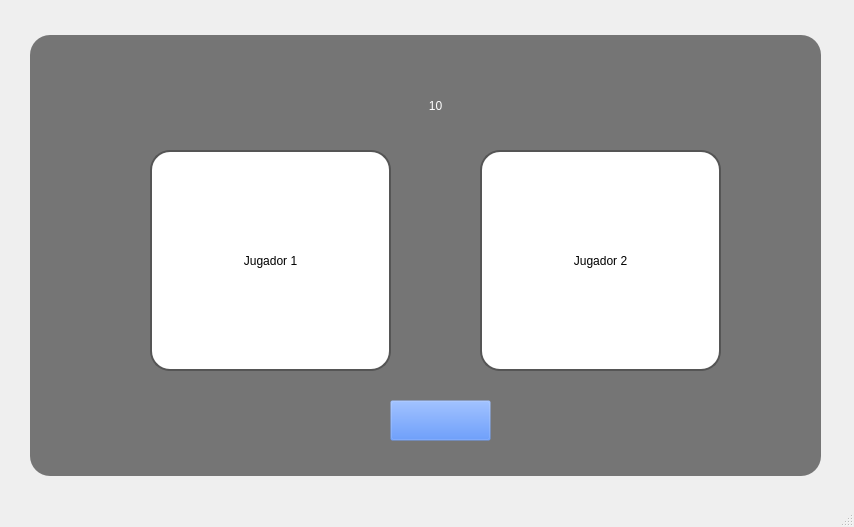
<?xml version="1.0" encoding="UTF-8"?>
<ui version="4.0">
 <class>MainWindow</class>
 <widget class="QMainWindow" name="MainWindow">
  <property name="geometry">
   <rect>
    <x>0</x>
    <y>0</y>
    <width>854</width>
    <height>527</height>
   </rect>
  </property>
  <property name="windowTitle">
   <string>MainWindow</string>
  </property>
  <widget class="QWidget" name="centralwidget">
   <widget class="QLabel" name="label">
    <property name="geometry">
     <rect>
      <x>0</x>
      <y>0</y>
      <width>851</width>
      <height>501</height>
     </rect>
    </property>
    <property name="text">
     <string/>
    </property>
    <property name="pixmap">
     <pixmap>sprites/background/index3.png</pixmap>
    </property>
    <property name="scaledContents">
     <bool>true</bool>
    </property>
   </widget>
   <widget class="QLabel" name="label_2">
    <property name="geometry">
     <rect>
      <x>30</x>
      <y>35</y>
      <width>791</width>
      <height>441</height>
     </rect>
    </property>
    <property name="autoFillBackground">
     <bool>false</bool>
    </property>
    <property name="styleSheet">
     <string notr="true">background-color: rgba(0, 0, 0, 130);
 border-radius: 20px;	</string>
    </property>
    <property name="text">
     <string/>
    </property>
   </widget>
   <widget class="QLabel" name="jugador_1">
    <property name="geometry">
     <rect>
      <x>150</x>
      <y>150</y>
      <width>241</width>
      <height>221</height>
     </rect>
    </property>
    <property name="styleSheet">
     <string notr="true">    border: 2px solid #555;
    font: 87 20pt &quot;Showcard Gothic&quot;;
    background-color: rgb(255, 255, 255);
    border-radius: 20px;</string>
    </property>
    <property name="text">
     <string>Jugador 1</string>
    </property>
    <property name="alignment">
     <set>Qt::AlignCenter</set>
    </property>
   </widget>
   <widget class="QLabel" name="jugador_2">
    <property name="geometry">
     <rect>
      <x>480</x>
      <y>150</y>
      <width>241</width>
      <height>221</height>
     </rect>
    </property>
    <property name="styleSheet">
     <string notr="true">    border: 2px solid #555;
    font: 87 20pt &quot;Showcard Gothic&quot;;
    background-color: rgb(255, 255, 255);
    border-radius: 20px;</string>
    </property>
    <property name="text">
     <string>Jugador 2</string>
    </property>
    <property name="alignment">
     <set>Qt::AlignCenter</set>
    </property>
   </widget>
   <widget class="QPushButton" name="boton_volver">
    <property name="geometry">
     <rect>
      <x>390</x>
      <y>400</y>
      <width>101</width>
      <height>41</height>
     </rect>
    </property>
    <property name="styleSheet">
     <string notr="true">background-color: rgba(35, 112, 255, 0);</string>
    </property>
    <property name="text">
     <string/>
    </property>
   </widget>
   <widget class="QLabel" name="label_5">
    <property name="geometry">
     <rect>
      <x>390</x>
      <y>400</y>
      <width>101</width>
      <height>41</height>
     </rect>
    </property>
    <property name="text">
     <string/>
    </property>
    <property name="pixmap">
     <pixmap>sprites/background/back_button.png</pixmap>
    </property>
    <property name="scaledContents">
     <bool>true</bool>
    </property>
   </widget>
   <widget class="QLabel" name="label_numero">
    <property name="geometry">
     <rect>
      <x>390</x>
      <y>80</y>
      <width>91</width>
      <height>51</height>
     </rect>
    </property>
    <property name="styleSheet">
     <string notr="true">font: 26pt &quot;Showcard Gothic&quot;;
color: rgb(255, 255, 255);</string>
    </property>
    <property name="text">
     <string>10</string>
    </property>
    <property name="alignment">
     <set>Qt::AlignCenter</set>
    </property>
   </widget>
   <zorder>label</zorder>
   <zorder>label_2</zorder>
   <zorder>jugador_1</zorder>
   <zorder>jugador_2</zorder>
   <zorder>label_5</zorder>
   <zorder>boton_volver</zorder>
   <zorder>label_numero</zorder>
  </widget>
  <widget class="QStatusBar" name="statusbar"/>
 </widget>
 <resources/>
 <connections/>
</ui>
